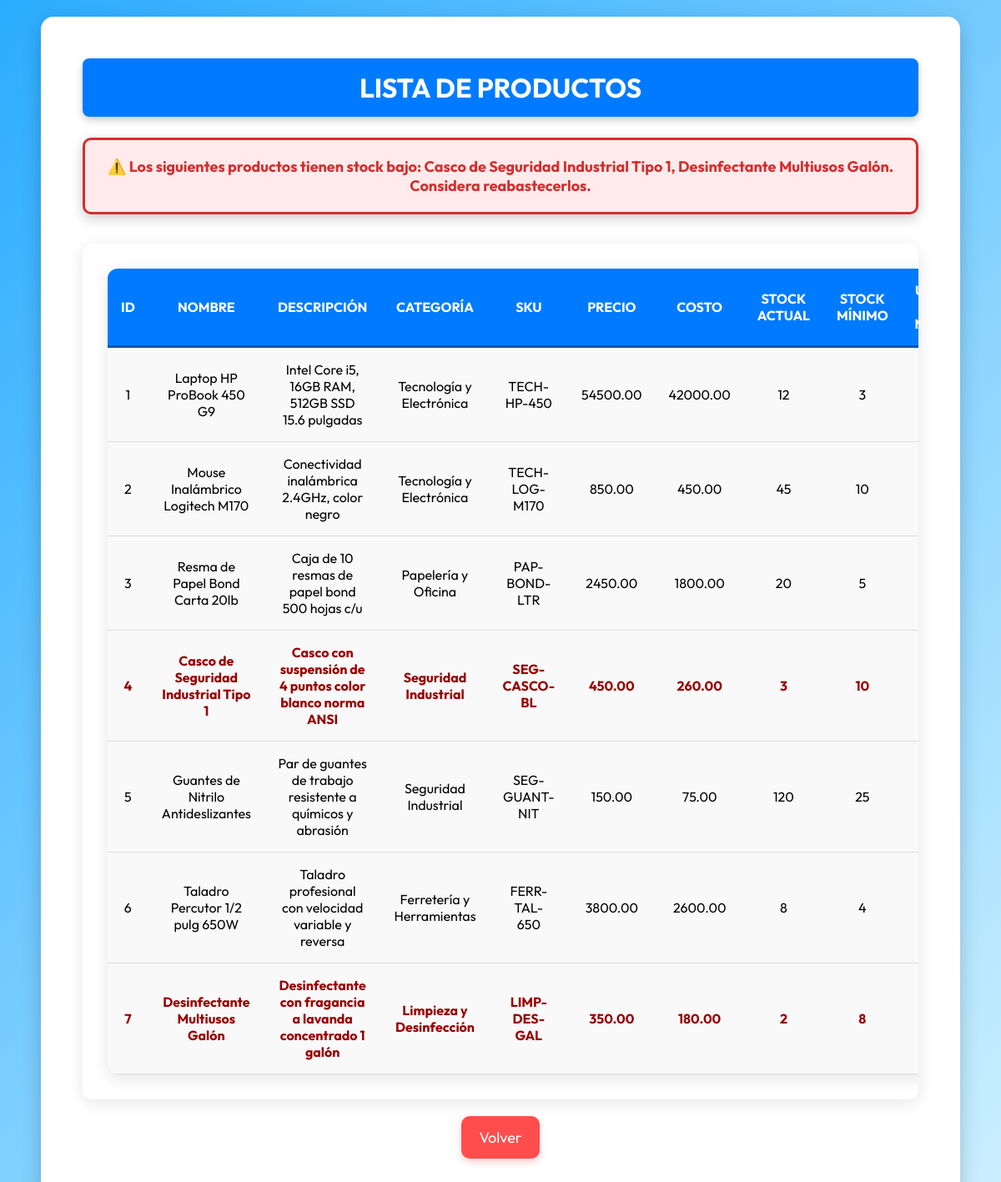
The app's page /Productos/listar.php with its own data.
### tables this page shows
CREATE TABLE `productos` (
  `id` int(11) NOT NULL AUTO_INCREMENT,
  `nombre` varchar(150) NOT NULL,
  `descripcion` text DEFAULT NULL,
  `categoria` varchar(100) DEFAULT NULL,
  `sku` varchar(50) DEFAULT NULL,
  `precio` decimal(10,2) NOT NULL DEFAULT 0.00,
  `costo` decimal(10,2) NOT NULL DEFAULT 0.00,
  `stock_actual` int(11) NOT NULL DEFAULT 0,
  `stock_minimo` int(11) NOT NULL DEFAULT 5,
  `unidad_medida` varchar(50) DEFAULT 'Unidad',
  PRIMARY KEY (`id`)
);

### Productos/listar.php (the view, shortened to what this page needs)
<?php
include("../config/conexion.php");
$sql = "SELECT * FROM productos";
$result = $conn->query($sql);
$productos_stock_bajo = array_map(
    fn($row) => $row['stock_actual'] < $row['stock_minimo'] ? $row['nombre'] : null,
    $result->fetch_all(MYSQLI_ASSOC)
);
$productos_stock_bajo = array_filter($productos_stock_bajo);
$result->data_seek(0);
?>
<!DOCTYPE html>
<html lang="es">
<head>
    <link rel="stylesheet" href="estilos.css">
</head>
<body>
    <div class="container">
        <h2>Lista de Productos</h2>
        <?php echo count($productos_stock_bajo) ? '<div class="alerta-stock">⚠️ Los siguientes productos tienen stock bajo: <strong>' . implode(", ", $productos_stock_bajo) . '</strong>. Considera reabastecerlos.</div>' : ''; ?>
        <div class="table-container">
            <table>
                <tr>
                    <th>ID</th>
                    <th>Nombre</th>
                    <th>Descripción</th>
                    <th>Categoría</th>
                    <th>SKU</th>
                    <th>Precio</th>
                    <th>Costo</th>
                    <th>Stock Actual</th>
                    <th>Stock Mínimo</th>
                    <th>Unidad de Medida</th>
                </tr>
                <?php while ($row = $result->fetch_assoc()) { ?>
                <tr class="<?php echo str_repeat('stock-bajo', $row['stock_actual'] < $row['stock_minimo']); ?>">
                    <td><?php echo $row['id']; ?></td>
                    <td><?php echo $row['nombre']; ?></td>
                    <td><?php echo $row['descripcion']; ?></td>
                    <td><?php echo $row['categoria']; ?></td>
                    <td><?php echo $row['sku']; ?></td>
                    <td><?php echo $row['precio']; ?></td>
                    <td><?php echo $row['costo']; ?></td>
                    <td><?php echo $row['stock_actual']; ?></td>
                    <td><?php echo $row['stock_minimo']; ?></td>
                    <td><?php echo $row['unidad_medida']; ?></td>
                </tr>
                <?php } ?>
            </table>
        </div>
        <a href="index.php" class="back-button">Volver</a>
    </div>
</body>
</html>

### Productos/estilos.css (style rules this page uses)
* { margin: 0; padding: 0; box-sizing: border-box; font-family: 'Outfit', sans-serif; }
body { background: linear-gradient(135deg, #2bacff, #cdf0ff); display: flex; flex-direction: column; align-items: center; justify-content: flex-start; min-height: 100vh; padding: 20px; }
.container { background: white; padding: 50px; border-radius: 15px; box-shadow: 0 8px 25px rgba(0, 0, 0, 0.2); width: 95%; max-width: 1200px; text-align: center; animation: fadeIn 0.5s ease-in-out; }
h2 { color: white; font-size: 32px; font-weight: bold; text-transform: uppercase; background: #007bff; padding: 15px; border-radius: 8px; width: 100%; text-align: center; box-shadow: 0px 4px 10px rgba(0, 0, 0, 0.2); margin-bottom: 25px; }
.alerta-stock { background: #ffebeb; color: #d32f2f; padding: 20px; font-size: 18px; margin-bottom: 35px; border-radius: 10px; font-weight: bold; text-align: center; border: 3px solid #d32f2f; box-shadow: 0px 5px 15px rgba(0, 0, 0, 0.2); animation: fadeIn 0.5s ease-in-out; }
.stock-bajo { background: #ffcccc !important; color: #990000 !important; font-weight: bold; }
.back-button { display: inline-block; font-size: 18px; padding: 14px 22px; background: #ff4d4d; color: white; text-decoration: none; border-radius: 10px; transition: 0.3s; margin-top: 20px; box-shadow: 0px 4px 10px rgba(255, 0, 0, 0.2); }
.table-container { overflow-x: auto; width: 100%; background: white; padding: 30px; border-radius: 12px; box-shadow: 0 4px 20px rgba(0, 0, 0, 0.1); margin-top: 30px; max-width: 1200px; }
table { width: 100%; border-collapse: collapse; border-radius: 12px; overflow: hidden; box-shadow: 0px 5px 20px rgba(0, 0, 0, 0.1); table-layout: auto; }
th, td { padding: 16px; text-align: center; border-bottom: 1px solid #ddd; background: #f9f9f9; }
th { background: #007bff; color: white; font-weight: bold; border-bottom: 3px solid #0056b3; text-transform: uppercase; }
tr:nth-child(even) { background: #eef7ff; }

### records on screen
productos: id "1", nombre "Laptop HP ProBook 450 G9", descripcion "Intel Core i5, 16GB RAM, 512GB SSD 15.6 pulgadas", categoria "Tecnología y Electrónica", sku "TECH-HP-450", precio "54500.00", costo "42000.00", stock_actual "12", stock_minimo "3"
productos: id "2", nombre "Mouse Inalámbrico Logitech M170", descripcion "Conectividad inalámbrica 2.4GHz, color negro", categoria "Tecnología y Electrónica", sku "TECH-LOG-M170", precio "850.00", costo "450.00", stock_actual "45", stock_minimo "10"
productos: id "3", nombre "Resma de Papel Bond Carta 20lb", descripcion "Caja de 10 resmas de papel bond 500 hojas c/u", categoria "Papelería y Oficina", sku "PAP-BOND-LTR", precio "2450.00", costo "1800.00", stock_actual "20", stock_minimo "5"
productos: id "4", nombre "Casco de Seguridad Industrial Tipo 1", descripcion "Casco con suspensión de 4 puntos color blanco norma ANSI", categoria "Seguridad Industrial", sku "SEG-CASCO-BL", precio "450.00", costo "260.00", stock_actual "3", stock_minimo "10"
productos: id "5", nombre "Guantes de Nitrilo Antideslizantes", descripcion "Par de guantes de trabajo resistente a químicos y abrasión", categoria "Seguridad Industrial", sku "SEG-GUANT-NIT", precio "150.00", costo "75.00", stock_actual "120", stock_minimo "25"
productos: id "6", nombre "Taladro Percutor 1/2 pulg 650W", descripcion "Taladro profesional con velocidad variable y reversa", categoria "Ferretería y Herramientas", sku "FERR-TAL-650", precio "3800.00", costo "2600.00", stock_actual "8", stock_minimo "4"
productos: id "7", nombre "Desinfectante Multiusos Galón", descripcion "Desinfectante con fragancia a lavanda concentrado 1 galón", categoria "Limpieza y Desinfección", sku "LIMP-DES-GAL", precio "350.00", costo "180.00", stock_actual "2", stock_minimo "8"

### other values on screen
implode(", ", $productos_stock_bajo) "Casco de Seguridad Industrial Tipo 1, Desinfectante Multiusos Galón"
